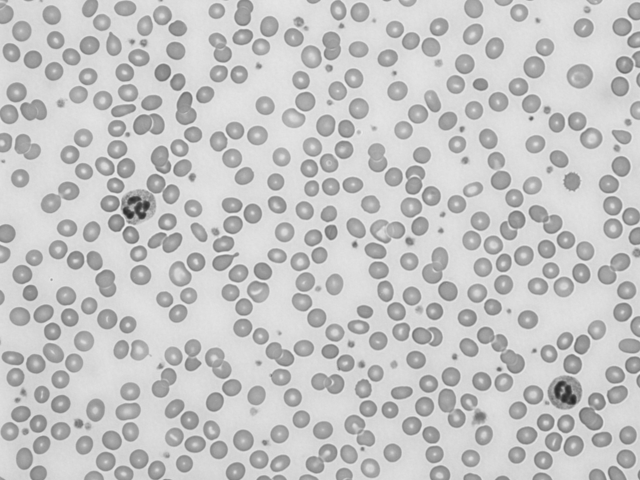
#> input picture img/cells.png, 640 x 480 px, found by its file name
$ python excercise_1_task_2.py
#> lines starting #> are read from the running program, lines starting #| are printed output that depends on the picture; long printed decimals are rounded
import os
import numpy as np
import matplotlib.pyplot as plt
from skimage import io

BASE_DIRECTORY = '/Users/laurinerichlitzki/laurinesrepository/semester6/img'

image = io.imread(os.path.join(BASE_DIRECTORY, 'cells.png'))
#> image is the input picture: shape (480, 640); min 38, max 240, mean 196.7


# teilaufgabe a bildbreite und höhe ausgeben

def bilddaten(image):
    height = image.shape[0]
#> height = 480
    width = image.shape[1]
#> width = 640
    print('Bildhöhe:', height, 'Bildbreite:', width)
#| Bildhöhe: 480 Bildbreite: 640


bilddaten(image)
# Bildhöhe:489 Bildbreite:640


#teilaufgabe b mittelwert der bildintensoitäten

def mittelwert(image):
    mittel = np.mean(image)
#> mittel = 196.7
    print('Mittelwert:', mittel)
#| Mittelwert: 196.698


mittelwert(image)
# Mittelwert: 196.69835


# teilaufgabe c intensitätshistogramm
def histo_intesity(image):
    # histo berechnen
    histo, bins = np.histogram(image, bins=256, range=(0, 256))
#> histo = 256 values, max 19245 at index 218, min 0 at index 0, mean 1200; bins = 257 values from 0 to 256
    # plotten des histo
    plt.figure(figsize=(8, 5))
    plt.bar(bins[:-1], histo, color='green', width=1)
    plt.plot(histo, color='green')
    plt.title("Intensitätshistogramm")
    plt.xlabel("Pixelwert")
    plt.ylabel("Anzahl der Pixel")
    plt.show()
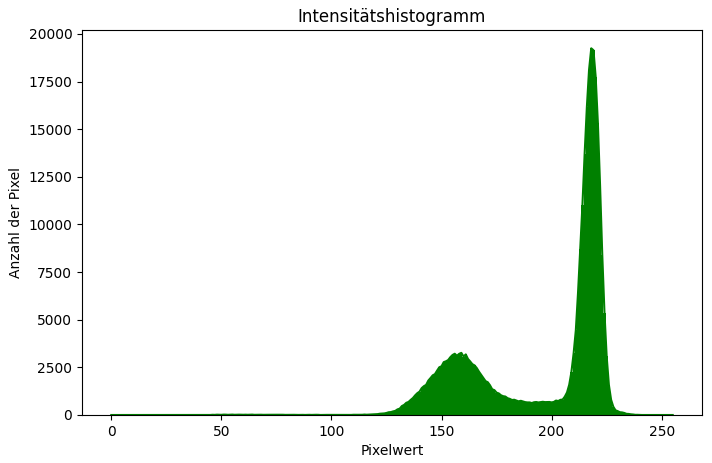
#> figure drawn by matplotlib, 1 panel; tallest bar 19245 high, from x = 217.5 to 218.5; curve peaks at x = 218, y = 19245

histo_intesity(image)

# teilaufgabe d
# sinvoller schwellwert : 190 (ca. zwischen 180 und 200)
# Histogrammtyp: bimodales histogramm
